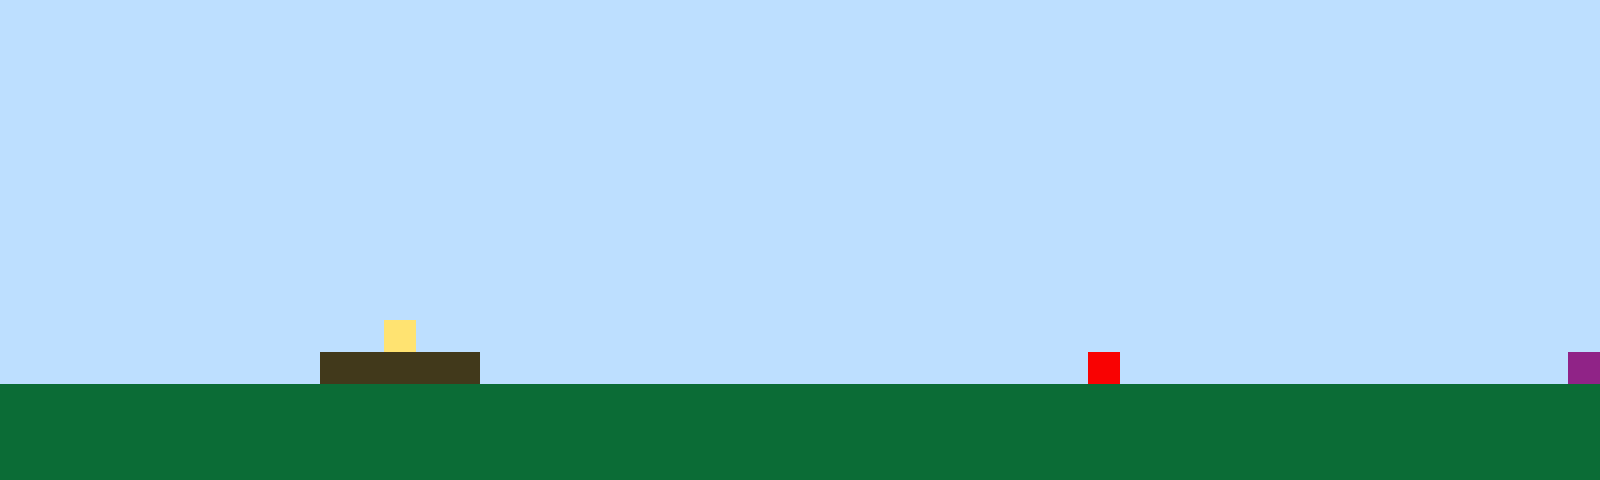

This is a level from a 2D game, rendered from its Tiled map with the project's own tilesets. A one-line summary and the complete map file follow:
An orthogonal 50x15 tile map with 32x32 px tiles, 1 tile layer (Tile Layer 1).

<map version="1.10" tiledversion="1.11.2" orientation="orthogonal" renderorder="right-up" width="50" height="15" tilewidth="32" tileheight="32" infinite="0" nextlayerid="2" nextobjectid="1"><editorsettings><export target="map1.csv" format="csv" /></editorsettings><tileset firstgid="1" name="sprites" tilewidth="32" tileheight="32" tilecount="6" columns="3"><image source="sprites.png" width="96" height="64" /></tileset><layer id="1" name="Tile Layer 1" width="50" height="15"><data encoding="csv">1,1,1,1,1,1,1,1,1,1,1,1,1,1,1,1,1,1,1,1,1,1,1,1,1,1,1,1,1,1,1,1,1,1,1,1,1,1,1,1,1,1,1,1,1,1,1,1,1,1,1,1,1,1,1,1,1,1,1,1,1,1,1,1,1,1,1,1,1,1,1,1,1,1,1,1,1,1,1,1,1,1,1,1,1,1,1,1,1,1,1,1,1,1,1,1,1,1,1,1,1,1,1,1,1,1,1,1,1,1,1,1,1,1,1,1,1,1,1,1,1,1,1,1,1,1,1,1,1,1,1,1,1,1,1,1,1,1,1,1,1,1,1,1,1,1,1,1,1,1,1,1,1,1,1,1,1,1,1,1,1,1,1,1,1,1,1,1,1,1,1,1,1,1,1,1,1,1,1,1,1,1,1,1,1,1,1,1,1,1,1,1,1,1,1,1,1,1,1,1,1,1,1,1,1,1,1,1,1,1,1,1,1,1,1,1,1,1,1,1,1,1,1,1,1,1,1,1,1,1,1,1,1,1,1,1,1,1,1,1,1,1,1,1,1,1,1,1,1,1,1,1,1,1,1,1,1,1,1,1,1,1,1,1,1,1,1,1,1,1,1,1,1,1,1,1,1,1,1,1,1,1,1,1,1,1,1,1,1,1,1,1,1,1,1,1,1,1,1,1,1,1,1,1,1,1,1,1,1,1,1,1,1,1,1,1,1,1,1,1,1,1,1,1,1,1,1,1,1,1,1,1,1,1,1,1,1,1,1,1,1,1,1,1,1,1,1,1,1,1,1,1,1,1,1,1,1,1,1,1,1,1,1,1,1,1,1,1,1,1,1,1,1,1,1,1,1,1,1,1,1,1,1,1,1,1,1,1,1,1,1,1,1,1,1,1,1,1,1,1,1,1,1,1,1,1,1,1,1,1,1,1,1,1,1,1,1,1,1,1,1,1,1,1,1,1,1,1,1,1,1,1,1,1,1,1,1,1,1,1,1,1,1,1,1,1,1,1,1,1,1,1,1,1,1,1,1,1,1,1,1,1,1,1,1,1,1,1,1,1,1,1,1,1,1,1,1,1,1,1,1,1,1,1,1,1,1,1,1,1,1,1,1,1,1,1,1,1,1,1,1,1,1,1,1,1,1,1,1,1,1,1,4,1,1,1,1,1,1,1,1,1,1,1,1,1,1,1,1,1,1,1,1,1,1,1,1,1,1,1,1,1,1,1,1,1,1,1,1,1,1,1,1,1,1,1,1,1,1,1,3,3,3,3,3,1,1,1,1,1,1,1,1,1,1,1,1,1,1,1,1,1,1,1,5,1,1,1,1,1,1,1,1,1,1,1,1,1,1,6,2,2,2,2,2,2,2,2,2,2,2,2,2,2,2,2,2,2,2,2,2,2,2,2,2,2,2,2,2,2,2,2,2,2,2,2,2,2,2,2,2,2,2,2,2,2,2,2,2,2,2,2,2,2,2,2,2,2,2,2,2,2,2,2,2,2,2,2,2,2,2,2,2,2,2,2,2,2,2,2,2,2,2,2,2,2,2,2,2,2,2,2,2,2,2,2,2,2,2,2,2,2,2,2,2,2,2,2,2,2,2,2,2,2,2,2,2,2,2,2,2,2,2,2,2,2,2,2,2,2,2,2,2,2,2,2,2,2,2,2,2,2,2,2,2,2,2,2,2,2</data></layer></map>
